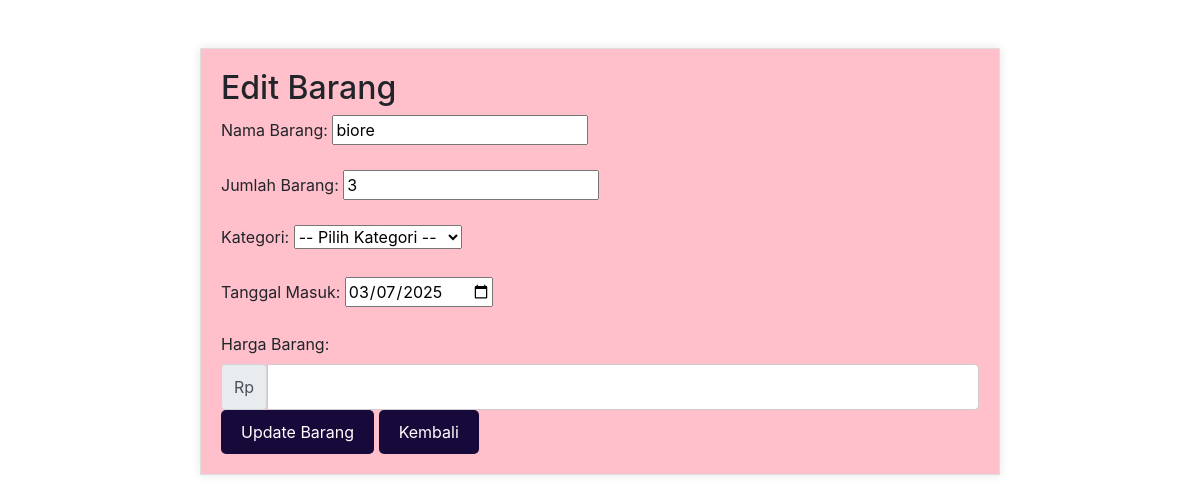
Page /edit.php?id=41 on the committed database.
### tables this page shows
CREATE TABLE `barang` (
  `BarangID` int(11) NOT NULL,
  `nama_barang` varchar(100) DEFAULT NULL,
  `jumlah_barang` int(11) NOT NULL,
  `kategori` enum('Parfurm Perempuan','Parfurm laki laki') DEFAULT NULL,
  `tanggal_masuk` date NOT NULL,
  `harga_barang` decimal(10,2) NOT NULL DEFAULT 0.00,
  `UserID` int(11) DEFAULT NULL
);

### edit.php (the view, shortened to what this page needs)
<?php
include("koneksi.php");
$BarangID = $_GET["id"];
$sql = "SELECT * FROM barang WHERE BarangID=$BarangID";
$result = mysqli_query($koneksi, $sql);
$barang = mysqli_fetch_assoc($result);
?>
<!DOCTYPE html>
<html lang="id">
<head>
    <link rel="stylesheet" href="https://maxcdn.bootstrapcdn.com/bootstrap/4.0.0/css/bootstrap.min.css">
</head>
<body>
<div class="container mt-5">
    <h2>Edit Barang</h2>
    <?php if ($barang): ?>
        <form action="update.php" method="POST">
            <div class="form-group">
                <label for="nama_barang">Nama Barang:</label>
                <input type="text" name="nama_barang" value="<?php echo $barang['nama_barang']; ?>" required>
            </div>
            <div class="form-group">
                <label for="jumlah_barang">Jumlah Barang:</label>
                <input type="number" name="jumlah_barang" value="<?php echo $barang['jumlah_barang']; ?>">
            </div>
            <div class="form-group">
              <label>Kategori:</label>
              <select name="kategori" required>
              <option value="" selected disabled>-- Pilih Kategori --</option>
            </select>
            </div>
            <div class="form-group">
                <label for="tanggal_masuk">Tanggal Masuk:</label>
                <input type="date" name="tanggal_masuk" value="<?php echo $barang['tanggal_masuk']; ?>">
            </div>
            <div>
                <label class="form-label">Harga Barang:</label>
                <div class="input-group">
                  <span class="input-group-text">Rp</span>
                <input type="number" name="harga_barang" class="form-control" required>
            </div>
                </div>
            <button type="submit" class="btn btn-primary">Update Barang</button>
            <a href="tampil_data.php" class="btn btn-secondary">Kembali</a>
        </form>
    <?php else: ?>
        <p>Barang tidak ditemukan.</p>
    <?php endif; ?>
</div>
</body>
</html>

### edit.php (style rules this page uses)
body { background-color: #fff; }
.container { max-width: 800px; margin: 40px auto; padding: 20px; background-color: #FFC0CB; border: 1px solid #ddd; box-shadow: 0 0 10px rgba(0, 0, 0, 0.1); }
.form-group { margin-bottom: 20px; }
.form-control { border: 1px solid #ccc; padding: 10px; font-size: 16px; }
.btn { padding: 10px 20px; font-size: 16px; border: none; border-radius: 5px; background-color:rgb(23, 10, 58); color: #fff; cursor: pointer; }

### rows in the picture
barang: nama_barang "biore", jumlah_barang "3", tanggal_masuk "03/07/2025"
